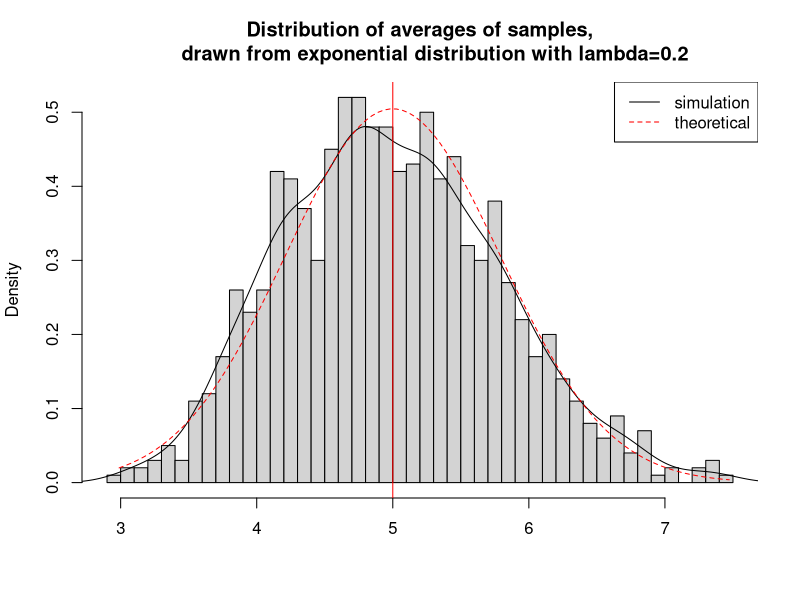
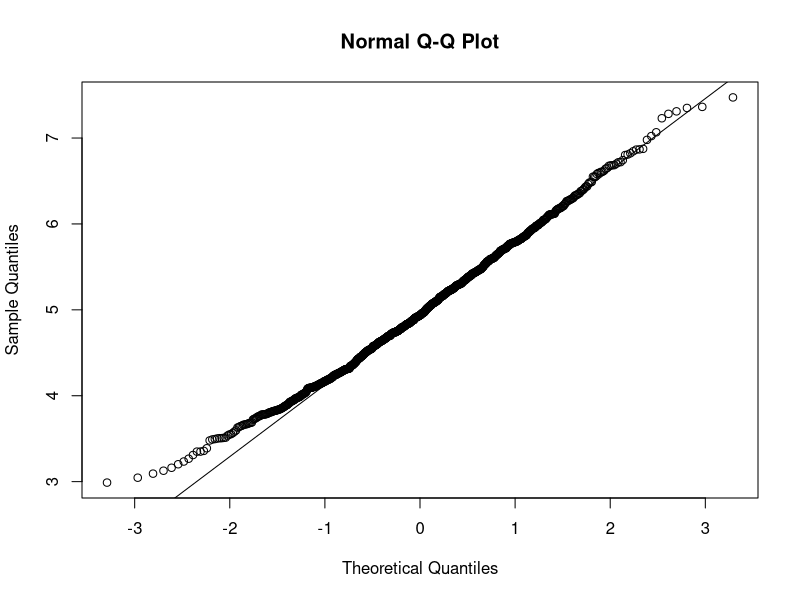

Write R code to recreate these figures, in order.
## ---- chunk 1
set.seed(3)
lambda <- 0.2
n_sim <- 1000
n <- 40
sim <- matrix(rexp(n_sim*n, rate=lambda), n_sim, n)
row_means <- apply(sim, 1, mean)
## ---- chunk 2
# plot the histogram of averages
hist(row_means, breaks=50, prob=TRUE,
     main="Distribution of averages of samples,
     drawn from exponential distribution with lambda=0.2",
     xlab="")
# density of the averages of samples
lines(density(row_means))
# theoretical center of distribution
abline(v=1/lambda, col="red")
# theoretical density of the averages of samples
xfit <- seq(min(row_means), max(row_means), length=100)
yfit <- dnorm(xfit, mean=1/lambda, sd=(1/lambda/sqrt(n)))
lines(xfit, yfit, pch=22, col="red", lty=2)
# add legend
legend('topright', c("simulation", "theoretical"), lty=c(1,2), col=c("black", "red"))
## ---- chunk 3
qqnorm(row_means); qqline(row_means)
